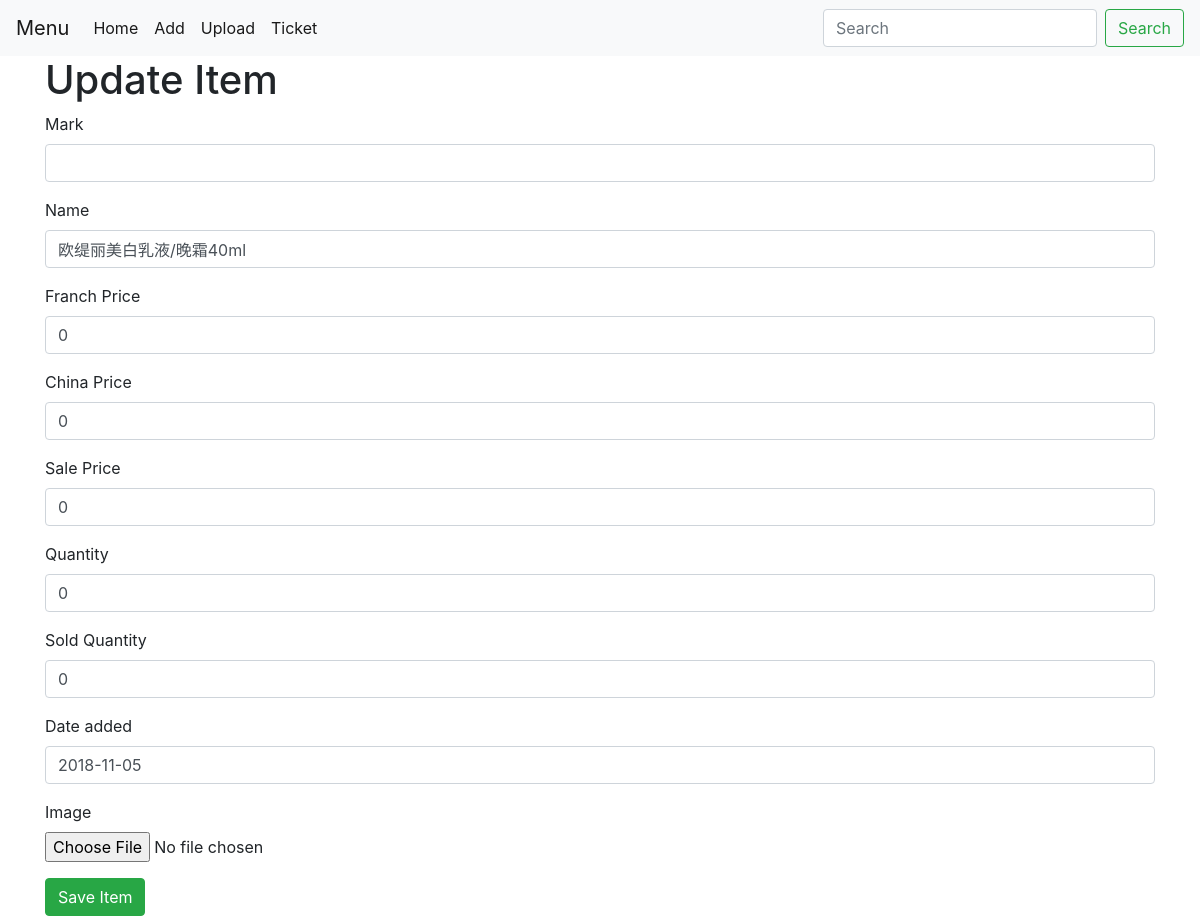
Page /price/update/12 on the committed database.
### price/models.py (models this page shows, shortened)
class  Item(models.Model):
    mark = models.CharField('Mark', max_length=200, blank=True)
    name = models.CharField('Name', max_length=200, blank=True)
    fr_price = models.IntegerField ('Franch Price', default=0, blank=True)
    cn_price = models.IntegerField ('China Price', default=0, blank=True)
    sale_price = models.IntegerField('sale Price', default=0, blank=True)
    quantity = models.IntegerField('Quantity', default=0, blank=True)
    sold_quantity = models.IntegerField('Sold Quantity', default=0, blank=True)
    pub_date = models.DateField('date added', blank=True, default=str(time.strftime ('%Y-%m-%d', time.localtime (time.time ()))))
    image = models.ImageField('image', blank=True, upload_to='Images')

### price/views.py (the view)
# urls.py: path('update/<int:pk>', views.ItemUpdate.as_view(), name='item_update'),
class ItemUpdate (generic.UpdateView):
    model = Item
    fields = '__all__'
    template_name = 'price/update.html'
    success_url = reverse_lazy ('price:index')

### price/templates/price/update.html (shortened to what this page needs)
{% extends "base.html" %}
{% load crispy_forms_tags %}
{% block mainbody %}
<div class="container">
    <h1>Update Item</h1>
    <form method="post">
        {{ form|crispy }}
        <button type="submit" value="Update" class="btn btn-success">Save Item</button>
    </form>
</div>
{% endblock %}

### rows in the picture
Item: name "欧缇丽美白乳液/晚霜40ml", fr_price "0", cn_price "0", sale_price "0", quantity "0", sold_quantity "0", pub_date "2018-11-05"
